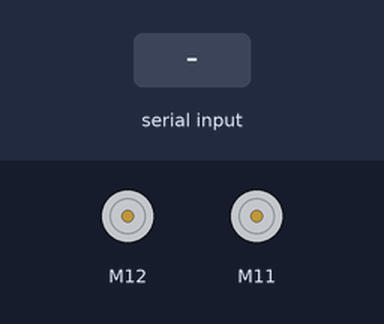
Bench run of a sketch on a simulated Arduino Uno, built with avr-gcc and run on an emulated ATmega328P. Parts: 2 × DC motor (green arrow = forward, orange = backward, longer = faster). The test bench sets the inputs (shaded band). What the sketch prints to the serial monitor is not drawn.

Above: at 1.2 s.
1.3 s: "1" received over Serial
At 2.1 s:
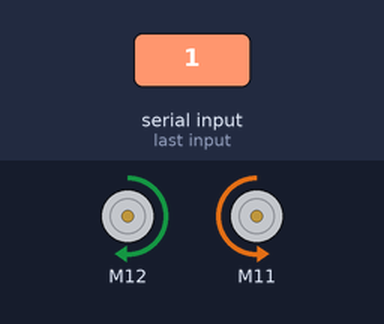
2.8 s: "0" received over Serial
At 3.3 s:
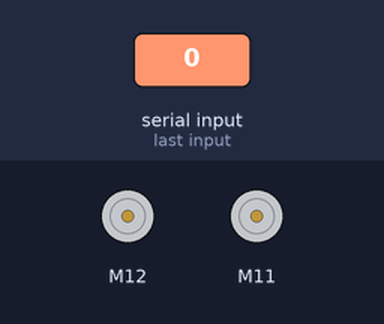
4.3 s: "2" received over Serial
At 5.5 s:
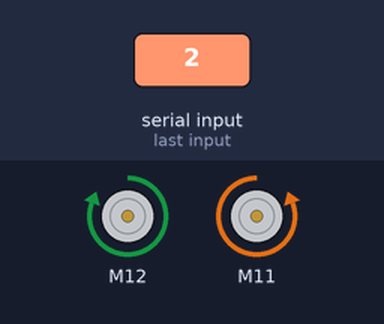
5.8 s: "4" received over Serial
At 6.8 s:
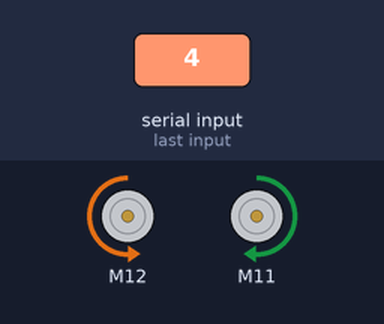
7.3 s: "5" received over Serial
At 7.9 s:
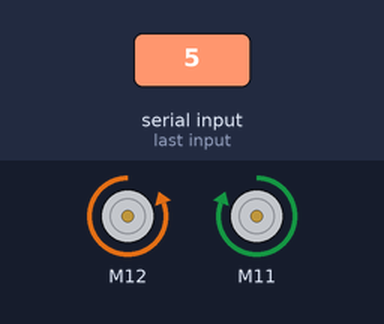
8.8 s: "0" received over Serial
At 10.2 s:
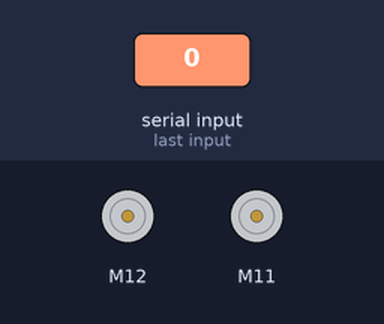
Timing chart, 0 to 11.8 s (numbered marks = the images above; inputs shaded):
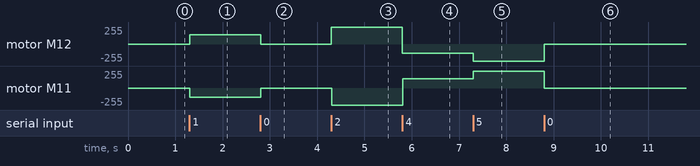

Measured:
- after the input at 1.3 s, motor M12: stopped → forward 140/255 at once; motor M11: stopped → backward 140/255 at once
- after the input at 2.8 s, motor M12: forward 140/255 → stopped at once; motor M11: backward 140/255 → stopped at once
- after the input at 4.3 s, motor M12: stopped → forward 255/255 at once; motor M11: stopped → backward 255/255 at once
- after the input at 5.8 s, motor M12: forward 255/255 → backward 140/255 at once; motor M11: backward 255/255 → forward 140/255 at once
- after the input at 7.3 s, motor M12: backward 140/255 → backward 255/255 at once; motor M11: forward 140/255 → forward 255/255 at once
- after the input at 8.8 s, motor M12: backward 255/255 → stopped at once; motor M11: forward 255/255 → stopped at once

The sketch:

Me_Auriga_encoder_pid_speed.ino
```cpp
// (licence header left out)
#include <MeAuriga.h>
/*
 * Beard in mind that it is configured to work at 115.200 baud rate !!!!!
 */
MeEncoderOnBoard Encoder_1(SLOT2); // Left motor
MeEncoderOnBoard Encoder_2(SLOT1); // Right motor

void isr_process_encoder1(void)
{
	if (digitalRead(Encoder_1.getPortB()) == 0)
		Encoder_1.pulsePosMinus();
	else
		Encoder_1.pulsePosPlus();
}

void isr_process_encoder2(void)
{
	if (digitalRead(Encoder_2.getPortB()) == 0)
		Encoder_2.pulsePosMinus();
	else
		Encoder_2.pulsePosPlus();
}

void setup()
{
  attachInterrupt(Encoder_1.getIntNum(), isr_process_encoder1, RISING);
  attachInterrupt(Encoder_2.getIntNum(), isr_process_encoder2, RISING);
  Serial.begin(115200);

  //Set PWM 8KHz
  TCCR1A = _BV(WGM10);
  TCCR1B = _BV(CS11) | _BV(WGM12);

  TCCR2A = _BV(WGM21) | _BV(WGM20);
  TCCR2B = _BV(CS21);

  Encoder_1.setPulse(9);
  Encoder_2.setPulse(9);
  Encoder_1.setRatio(39.267);
  Encoder_2.setRatio(39.267);
  Encoder_1.setPosPid(0.18,0,0);
  Encoder_2.setPosPid(0.18,0,0);
  Encoder_1.setSpeedPid(0.18,0,0);
  Encoder_2.setSpeedPid(0.18,0,0);
}

void loop()
{
  if(Serial.available())
  {
    char a = Serial.read();
    switch(a)
    {
      case '0':
      Encoder_1.runSpeed(0);
      Encoder_2.runSpeed(0);
      break;
      case '1':
      Encoder_1.runSpeed(100);
      Encoder_2.runSpeed(-100);
      break;
      case '2':
      Encoder_1.runSpeed(200);
      Encoder_2.runSpeed(-200);
      break;
      case '3':
      Encoder_1.runSpeed(255);
      Encoder_2.runSpeed(-255);
      break;
      case '4':
      Encoder_1.runSpeed(-100);
      Encoder_2.runSpeed(100);
      break;
      case '5':
      Encoder_1.runSpeed(-200);
      Encoder_2.runSpeed(200);
      break;
      case '6':
      Encoder_1.runSpeed(-255);
      Encoder_2.runSpeed(255);
      break;
      default:
      break;
    }
  }
  Encoder_1.loop();
  Encoder_2.loop();
  Serial.print("Speed 1:");
  Serial.print(Encoder_1.getCurrentSpeed());
  Serial.print(" ,Speed 2:");
  Serial.println(Encoder_2.getCurrentSpeed());
}
```
